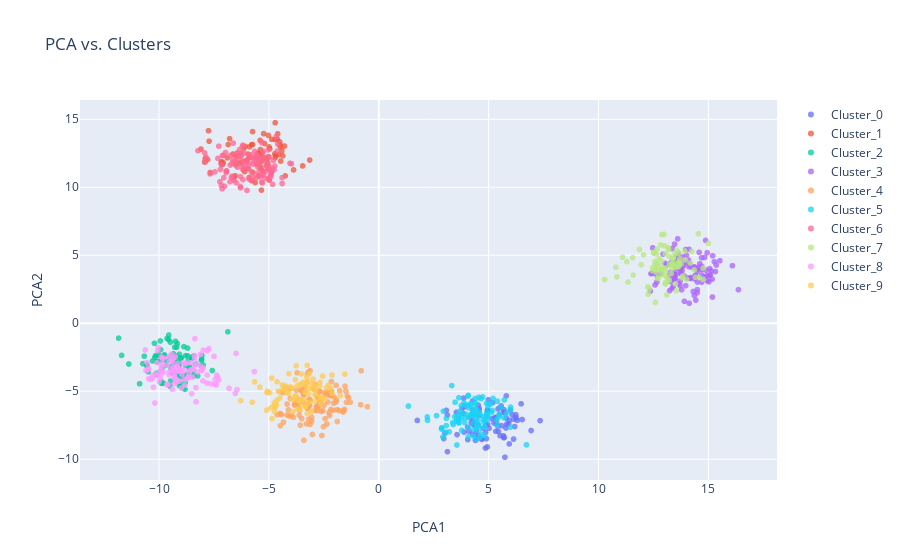

The code cell stored with this chart in its notebook:
### Code cell
plot_pca(df, df.iloc[:,:5])

### Figure 1 — Plotly figure (JSON) as saved in the notebook; plotly's stock layout.template omitted (floating-point values rounded to 4 significant figures)
{"data": [{"marker": {"opacity": 0.75}, "mode": "markers", "name": "Cluster_0", "text": ["Label Name: 1", "Label Name: 1", "Label Name: 1", "Label Name: 1", "Label Name: 1", "Label Name: 1", "Label Name: 1", "Label Name: 1", "Label Name: 1", "Label Name: 1", "Label Name: 1", "Label Name: 1", "Label Name: 1", "Label Name: 1", "Label Name: 1", "Label Name: 1", "Label Name: 1", "Label Name: 1", "Label Name: 1", "Label Name: 1", "Label Name: 1", "Label Name: 1", "Label Name: 1", "Label Name: 1", "Label Name: 1", "Label Name: 1", "Label Name: 1", "Label Name: 1", "Label Name: 1", "Label Name: 1", "Label Name: 1", "Label Name: 1", "Label Name: 1", "Label Name: 1", "Label Name: 1", "Label Name: 1", "Label Name: 1", "Label Name: 1", "Label Name: 1", "Label Name: 1", "Label Name: 1", "Label Name: 1", "Label Name: 1", "Label Name: 1", "Label Name: 1", "Label Name: 1", "Label Name: 1", "Label Name: 1", "Label Name: 1", "Label Name: 1", "Label Name: 1", "Label Name: 1", "Label Name: 1", "Label Name: 1", "Label Name: 1", "Label Name: 1", "Label Name: 1", "Label Name: 1", "Label Name: 1", "Label Name: 1", "Label Name: 1", "Label Name: 1", "Label Name: 1", "Label Name: 1", "Label Name: 1", "Label Name: 1", "Label Name: 1", "Label Name: 1", "Label Name: 1", "Label Name: 1", "Label Name: 1", "Label Name: 1", "Label Name: 1", "Label Name: 1", "Label Name: 1", "Label Name: 1", "Label Name: 1", "Label Name: 1", "Label Name: 1", "Label Name: 1", "Label Name: 1", "Label Name: 1", "Label Name: 1", "Label Name: 1", "Label Name: 1", "Label Name: 1", "Label Name: 1", "Label Name: 1", "Label Name: 1", "Label Name: 1", "Label Name: 1", "Label Name: 1"], "type": "scattergl", "x": [4.748, 3.88, 5.243, 3.841, 5.52, 4.439, 4.267, 5.148, 4.951, 4.908, 4.44, 5.478, 4.533, 4.861, 3.627, 4.698, 3.863, 4.87, 6.524, 5.323, 5.59, 3.012, 4.398, 6.182, 7.341, 4.421, 4.855, 3.533, 4.898, 4.948, 3.124, 4.324, 6.065, 4.959, 6.931, 5.427, 3.561, 5.187, 4.529, 3.122, 5.671, 5.678, 5.325, 6.133, 5.74, 5.938, 4.272, 3.074, 4.541, 5.296, 4.051, 5.42, 4.987, 5.939, 6.303, 6.477, 4.517, 3.906, 4.043, 5.569, 4.378, 6.255, 4.107, 5.823, 4.573, 5.735, 5.522, 4.256, 5.697, 3.79, 4.255, 5.449, 4.205, 1.752, 6.239, 5.991, 6.145, 5.363, 5.786, 2.957, 4.168, 5.704, 4.953, 4.296, 5.019, 4.562, 4.687, 5.911, 5.69, 4.939, 5.798, 5.803], "y": [-7.723, -8.0, -7.337, -6.622, -8.271, -7.955, -5.721, -7.022, -6.471, -6.843, -8.401, -6.731, -8.273, -8.039, -7.077, -8.545, -5.503, -7.501, -7.078, -6.968, -7.532, -8.093, -8.615, -7.595, -7.159, -7.294, -9.177, -6.545, -8.485, -6.383, -9.441, -7.451, -6.716, -7.439, -7.889, -6.296, -8.188, -5.834, -6.027, -6.762, -6.554, -8.277, -7.946, -8.516, -9.853, -8.872, -8.154, -6.409, -6.805, -6.922, -8.558, -7.56, -5.63, -7.138, -7.137, -5.923, -7.494, -6.141, -7.64, -6.074, -7.51, -6.944, -7.939, -7.413, -6.283, -6.576, -6.192, -6.684, -6.36, -6.25, -6.348, -7.96, -7.303, -7.145, -6.73, -6.38, -7.051, -7.317, -7.702, -8.483, -6.918, -8.414, -6.403, -7.195, -7.728, -6.416, -8.463, -7.384, -8.408, -9.092, -6.974, -5.337]}, {"marker": {"opacity": 0.75}, "mode": "markers", "name": "Cluster_1", "text": ["Label Name: 2", "Label Name: 2", "Label Name: 2", "Label Name: 2", "Label Name: 2", "Label Name: 2", "Label Name: 2", "Label Name: 2", "Label Name: 2", "Label Name: 2", "Label Name: 2", "Label Name: 2", "Label Name: 2", "Label Name: 2", "Label Name: 2", "Label Name: 2", "Label Name: 2", "Label Name: 2", "Label Name: 2", "Label Name: 2", "Label Name: 2", "Label Name: 2", "Label Name: 2", "Label Name: 2", "Label Name: 2", "Label Name: 2", "Label Name: 2", "Label Name: 2", "Label Name: 2", "Label Name: 2", "Label Name: 2", "Label Name: 2", "Label Name: 2", "Label Name: 2", "Label Name: 2", "Label Name: 2", "Label Name: 2", "Label Name: 2", "Label Name: 2", "Label Name: 2", "Label Name: 2", "Label Name: 2", "Label Name: 2", "Label Name: 2", "Label Name: 2", "Label Name: 2", "Label Name: 2", "Label Name: 2", "Label Name: 2", "Label Name: 2", "Label Name: 2", "Label Name: 2", "Label Name: 2", "Label Name: 2", "Label Name: 2", "Label Name: 2", "Label Name: 2", "Label Name: 2", "Label Name: 2", "Label Name: 2", "Label Name: 2", "Label Name: 2", "Label Name: 2", "Label Name: 2", "Label Name: 2", "Label Name: 2", "Label Name: 2", "Label Name: 2", "Label Name: 2", "Label Name: 2", "Label Name: 2", "Label Name: 2", "Label Name: 2", "Label Name: 2", "Label Name: 2", "Label Name: 2", "Label Name: 2", "Label Name: 2", "Label Name: 2", "Label Name: 2", "Label Name: 2", "Label Name: 2", "Label Name: 2", "Label Name: 2", "Label Name: 2", "Label Name: 2"], "type": "scattergl", "x": [-5.734, -6.262, -4.998, -5.947, -4.409, -5.161, -3.463, -4.962, -4.256, -7.897, -4.509, -6.588, -5.457, -6.855, -5.893, -5.024, -4.492, -5.987, -3.146, -5.059, -4.717, -7.72, -7.116, -6.102, -5.784, -5.964, -7.151, -6.17, -5.397, -6.789, -5.879, -6.22, -5.339, -5.384, -5.133, -6.145, -5.745, -6.082, -5.401, -5.464, -6.896, -4.731, -7.789, -8.091, -5.199, -7.925, -5.328, -6.539, -4.29, -5.122, -5.503, -5.789, -7.675, -5.863, -5.278, -5.24, -5.474, -3.879, -5.563, -4.467, -6.633, -5.625, -4.992, -4.558, -4.989, -4.699, -5.386, -7.748, -5.743, -4.99, -5.296, -4.616, -4.365, -6.052, -6.342, -5.379, -5.366, -7.081, -7.178, -4.713, -6.467, -4.6, -4.875, -4.715, -6.516, -4.475], "y": [11.1, 12.48, 12.22, 12.44, 12.68, 12.18, 11.57, 12.84, 10.84, 12.1, 13.35, 10.72, 12.21, 13.14, 10.73, 13.81, 13.12, 12.01, 12.0, 11.81, 12.18, 13.39, 11.67, 11.15, 10.49, 11.38, 11.88, 11.3, 12.0, 13.58, 12.97, 11.89, 9.79, 12.24, 12.05, 12.86, 13.15, 13.02, 13.45, 12.5, 12.17, 12.46, 12.04, 12.81, 13.22, 11.85, 11.91, 10.85, 13.03, 11.61, 12.48, 13.13, 11.08, 12.21, 11.18, 13.95, 10.85, 11.27, 11.71, 11.93, 12.45, 10.34, 12.97, 12.39, 11.34, 12.31, 12.78, 14.16, 14.09, 10.53, 12.53, 13.54, 12.31, 11.94, 11.78, 11.47, 11.38, 11.8, 11.76, 14.75, 12.27, 13.93, 13.52, 13.5, 11.64, 12.97]}, {"marker": {"opacity": 0.75}, "mode": "markers", "name": "Cluster_2", "text": ["Label Name: 0", "Label Name: 0", "Label Name: 0", "Label Name: 0", "Label Name: 0", "Label Name: 0", "Label Name: 0", "Label Name: 0", "Label Name: 0", "Label Name: 0", "Label Name: 0", "Label Name: 0", "Label Name: 0", "Label Name: 0", "Label Name: 0", "Label Name: 0", "Label Name: 0", "Label Name: 0", "Label Name: 0", "Label Name: 0", "Label Name: 0", "Label Name: 0", "Label Name: 0", "Label Name: 0", "Label Name: 0", "Label Name: 0", "Label Name: 0", "Label Name: 0", "Label Name: 0", "Label Name: 0", "Label Name: 0", "Label Name: 0", "Label Name: 0", "Label Name: 0", "Label Name: 0", "Label Name: 0", "Label Name: 0", "Label Name: 0", "Label Name: 0", "Label Name: 0", "Label Name: 0", "Label Name: 0", "Label Name: 0", "Label Name: 0", "Label Name: 0", "Label Name: 0", "Label Name: 0", "Label Name: 0", "Label Name: 0", "Label Name: 0", "Label Name: 0", "Label Name: 0", "Label Name: 0", "Label Name: 0", "Label Name: 0", "Label Name: 0", "Label Name: 0", "Label Name: 0", "Label Name: 0", "Label Name: 0", "Label Name: 0", "Label Name: 0", "Label Name: 0", "Label Name: 0", "Label Name: 0", "Label Name: 0", "Label Name: 0", "Label Name: 0", "Label Name: 0", "Label Name: 0", "Label Name: 0", "Label Name: 0", "Label Name: 0", "Label Name: 0", "Label Name: 0", "Label Name: 0", "Label Name: 0", "Label Name: 0", "Label Name: 0", "Label Name: 0", "Label Name: 0", "Label Name: 0", "Label Name: 0", "Label Name: 0", "Label Name: 0", "Label Name: 0", "Label Name: 0", "Label Name: 0", "Label Name: 0", "Label Name: 0", "Label Name: 0", "Label Name: 0", "Label Name: 0", "Label Name: 0"], "type": "scattergl", "x": [-7.991, -10.49, -9.36, -9.221, -10.74, -9.794, -9.096, -9.244, -8.066, -8.53, -10.15, -10.11, -9.045, -9.75, -10.13, -8.066, -8.987, -9.191, -8.866, -9.926, -9.047, -9.477, -8.502, -9.47, -9.068, -9.095, -9.561, -8.698, -6.867, -9.554, -8.568, -8.67, -11.37, -8.788, -8.942, -9.29, -10.03, -9.066, -8.41, -8.806, -8.238, -9.113, -10.67, -10.0, -8.071, -9.486, -8.792, -9.02, -8.504, -8.595, -9.156, -9.868, -9.343, -8.899, -8.725, -9.389, -9.648, -9.632, -8.552, -8.618, -8.328, -10.57, -8.816, -8.422, -9.868, -9.075, -9.796, -9.942, -10.21, -9.686, -9.511, -7.577, -8.492, -9.89, -9.493, -11.84, -9.25, -8.048, -8.902, -10.19, -10.11, -10.55, -9.194, -10.3, -8.437, -9.884, -9.262, -8.699, -9.416, -10.03, -10.88, -9.304, -11.7, -9.165], "y": [-3.068, -3.573, -2.517, -2.411, -2.968, -2.387, -3.752, -2.68, -2.624, -3.569, -2.377, -2.819, -4.43, -2.323, -3.783, -2.73, -2.557, -2.949, -1.717, -1.946, -3.903, -4.246, -2.507, -3.347, -4.606, -3.161, -1.201, -1.825, -0.6306, -0.8675, -3.598, -2.75, -2.998, -3.106, -4.007, -1.761, -2.347, -2.934, -3.875, -4.369, -3.871, -3.205, -2.421, -2.793, -3.132, -1.389, -2.383, -2.553, -2.579, -3.21, -3.662, -3.347, -2.238, -3.859, -3.762, -3.678, -2.796, -1.115, -3.592, -3.258, -3.003, -3.11, -4.85, -2.406, -2.688, -2.284, -4.417, -1.301, -1.476, -3.1, -4.615, -3.475, -2.476, -4.42, -2.457, -1.092, -1.331, -2.379, -4.769, -2.501, -3.664, -3.055, -1.764, -2.772, -3.488, -4.314, -2.928, -2.391, -3.169, -2.321, -4.446, -3.554, -2.362, -1.488]}, {"marker": {"opacity": 0.75}, "mode": "markers", "name": "Cluster_3", "text": ["Label Name: 4", "Label Name: 4", "Label Name: 4", "Label Name: 4", "Label Name: 4", "Label Name: 4", "Label Name: 4", "Label Name: 4", "Label Name: 4", "Label Name: 4", "Label Name: 4", "Label Name: 4", "Label Name: 4", "Label Name: 4", "Label Name: 4", "Label Name: 4", "Label Name: 4", "Label Name: 4", "Label Name: 4", "Label Name: 4", "Label Name: 4", "Label Name: 4", "Label Name: 4", "Label Name: 4", "Label Name: 4", "Label Name: 4", "Label Name: 4", "Label Name: 4", "Label Name: 4", "Label Name: 4", "Label Name: 4", "Label Name: 4", "Label Name: 4", "Label Name: 4", "Label Name: 4", "Label Name: 4", "Label Name: 4", "Label Name: 4", "Label Name: 4", "Label Name: 4", "Label Name: 4", "Label Name: 4", "Label Name: 4", "Label Name: 4", "Label Name: 4", "Label Name: 4", "Label Name: 4", "Label Name: 4", "Label Name: 4", "Label Name: 4", "Label Name: 4", "Label Name: 4", "Label Name: 4", "Label Name: 4", "Label Name: 4", "Label Name: 4", "Label Name: 4", "Label Name: 4", "Label Name: 4", "Label Name: 4", "Label Name: 4", "Label Name: 4", "Label Name: 4", "Label Name: 4", "Label Name: 4", "Label Name: 4", "Label Name: 4", "Label Name: 4", "Label Name: 4", "Label Name: 4", "Label Name: 4", "Label Name: 4", "Label Name: 4", "Label Name: 4", "Label Name: 4", "Label Name: 4", "Label Name: 4", "Label Name: 4", "Label Name: 4", "Label Name: 4", "Label Name: 4", "Label Name: 4", "Label Name: 4", "Label Name: 4", "Label Name: 4", "Label Name: 4", "Label Name: 4", "Label Name: 4", "Label Name: 4", "Label Name: 4", "Label Name: 4", "Label Name: 4", "Label Name: 4", "Label Name: 4", "Label Name: 4", "Label Name: 4", "Label Name: 4", "Label Name: 4", "Label Name: 4", "Label Name: 4", "Label Name: 4", "Label Name: 4", "Label Name: 4", "Label Name: 4", "Label Name: 4", "Label Name: 4", "Label Name: 4", "Label Name: 4", "Label Name: 4", "Label Name: 4", "Label Name: 4", "Label Name: 4"], "type": "scattergl", "x": [13.36, 14.87, 13.82, 14.13, 14.7, 13.49, 14.71, 13.29, 14.43, 13.9, 16.37, 14.14, 14.68, 13.64, 13.78, 13.78, 13.89, 13.27, 14.76, 13.22, 13.97, 14.89, 12.65, 14.87, 14.46, 14.11, 12.46, 12.66, 14.94, 13.44, 14.69, 13.45, 14.41, 13.03, 13.28, 13.91, 14.83, 15.19, 12.39, 13.64, 14.09, 15.27, 15.18, 15.06, 13.4, 15.02, 13.66, 15.07, 13.39, 14.17, 14.21, 15.08, 13.72, 13.52, 15.13, 14.58, 14.58, 13.11, 14.31, 14.49, 13.75, 15.36, 13.78, 13.25, 13.54, 14.14, 14.95, 14.34, 13.8, 13.71, 13.64, 14.0, 14.7, 13.46, 14.43, 14.36, 16.09, 13.74, 14.24, 14.03, 13.7, 15.32, 13.49, 15.17, 12.66, 13.59, 14.41, 14.69, 12.57, 14.36, 14.95, 13.47, 13.96, 13.6, 12.45, 14.5, 13.34, 14.5, 15.52, 13.45, 14.12, 13.85, 13.51, 14.61, 12.36, 13.35, 13.24, 14.38, 12.83, 13.88, 12.93, 14.49], "y": [5.491, 3.431, 4.873, 1.472, 4.186, 3.32, 3.935, 3.066, 3.423, 4.489, 2.467, 3.32, 3.999, 5.157, 3.621, 2.463, 3.491, 3.737, 3.376, 3.515, 2.767, 3.906, 3.032, 6.098, 3.959, 4.158, 5.552, 3.46, 5.186, 3.189, 4.81, 3.727, 4.111, 4.404, 3.274, 1.615, 4.839, 4.959, 3.644, 4.717, 4.65, 4.529, 1.928, 4.021, 2.698, 3.046, 4.778, 3.504, 3.235, 3.294, 3.364, 3.583, 3.113, 3.577, 3.849, 4.112, 5.212, 4.293, 2.337, 2.244, 3.66, 4.276, 4.131, 4.392, 4.047, 4.341, 3.519, 4.153, 3.88, 2.77, 2.91, 5.007, 3.531, 5.819, 1.701, 2.041, 4.233, 4.032, 4.119, 3.329, 3.879, 3.803, 4.436, 3.241, 3.59, 4.989, 3.509, 3.02, 2.817, 3.257, 3.13, 3.572, 5.421, 6.207, 3.666, 3.803, 2.561, 3.034, 4.598, 3.342, 5.434, 4.207, 4.548, 4.376, 2.367, 4.504, 2.401, 3.441, 3.661, 4.385, 5.084, 2.473]}, {"marker": {"opacity": 0.75}, "mode": "markers", "name": "Cluster_4", "text": ["Label Name: 3", "Label Name: 3", "Label Name: 3", "Label Name: 3", "Label Name: 3", "Label Name: 3", "Label Name: 3", "Label Name: 3", "Label Name: 3", "Label Name: 3", "Label Name: 3", "Label Name: 3", "Label Name: 3", "Label Name: 3", "Label Name: 3", "Label Name: 3", "Label Name: 3", "Label Name: 3", "Label Name: 3", "Label Name: 3", "Label Name: 3", "Label Name: 3", "Label Name: 3", "Label Name: 3", "Label Name: 3", "Label Name: 3", "Label Name: 3", "Label Name: 3", "Label Name: 3", "Label Name: 3", "Label Name: 3", "Label Name: 3", "Label Name: 3", "Label Name: 3", "Label Name: 3", "Label Name: 3", "Label Name: 3", "Label Name: 3", "Label Name: 3", "Label Name: 3", "Label Name: 3", "Label Name: 3", "Label Name: 3", "Label Name: 3", "Label Name: 3", "Label Name: 3", "Label Name: 3", "Label Name: 3", "Label Name: 3", "Label Name: 3", "Label Name: 3", "Label Name: 3", "Label Name: 3", "Label Name: 3", "Label Name: 3", "Label Name: 3", "Label Name: 3", "Label Name: 3", "Label Name: 3", "Label Name: 3", "Label Name: 3", "Label Name: 3", "Label Name: 3", "Label Name: 3", "Label Name: 3", "Label Name: 3", "Label Name: 3", "Label Name: 3", "Label Name: 3", "Label Name: 3", "Label Name: 3", "Label Name: 3", "Label Name: 3", "Label Name: 3", "Label Name: 3", "Label Name: 3", "Label Name: 3", "Label Name: 3", "Label Name: 3", "Label Name: 3", "Label Name: 3", "Label Name: 3", "Label Name: 3", "Label Name: 3", "Label Name: 3", "Label Name: 3", "Label Name: 3", "Label Name: 3", "Label Name: 3", "Label Name: 3", "Label Name: 3", "Label Name: 3", "Label Name: 3", "Label Name: 3", "Label Name: 3", "Label Name: 3", "Label Name: 3", "Label Name: 3", "Label Name: 3", "Label Name: 3", "Label Name: 3", "Label Name: 3", "Label Name: 3", "Label Name: 3", "Label Name: 3", "Label Name: 3", "Label Name: 3", "Label Name: 3", "Label Name: 3", "Label Name: 3", "Label Name: 3", "Label Name: 3", "Label Name: 3", "Label Name: 3"], "type": "scattergl", "x": [-1.926, -2.267, -3.422, -3.172, -1.892, -3.527, -4.336, -3.823, -1.779, -2.749, -3.143, -3.621, -4.436, -2.671, -1.888, -3.672, -3.124, -1.432, -2.756, -4.172, -1.375, -4.478, -1.493, -3.054, -2.624, -1.561, -2.448, -3.202, -4.028, -1.537, -2.225, -2.179, -3.435, -2.967, -4.066, -3.273, -3.024, -3.744, -4.107, -2.901, -3.324, -1.295, -2.516, -3.972, -2.24, -2.696, -3.888, -2.84, -3.374, -2.587, -4.009, -2.811, -2.725, -3.379, -2.068, -4.367, -3.252, -2.165, -3.572, -3.292, -3.79, -3.127, -3.524, -3.507, -2.152, -1.802, -1.468, -1.943, -2.763, -0.5192, -2.618, -2.636, -2.642, -2.155, -1.592, -4.178, -2.947, -1.949, -2.057, -3.244, -3.187, -2.155, -2.539, -3.195, -2.889, -2.446, -2.334, -2.361, -0.7992, -4.481, -2.81, -0.8207, -4.483, -2.804, -3.469, -3.587, -3.716, -1.628, -3.638, -3.251, -2.036, -2.493, -3.127, -2.41, -3.638, -3.59, -2.17, -4.626, -3.407, -4.179, -3.055, -3.69, -2.316, -3.835], "y": [-5.663, -6.572, -5.28, -5.591, -6.352, -4.961, -7.274, -5.934, -4.959, -5.499, -6.059, -6.76, -6.725, -5.023, -7.227, -5.946, -5.638, -5.355, -6.143, -5.942, -5.465, -7.533, -5.002, -7.195, -5.575, -6.333, -5.114, -3.588, -5.531, -4.631, -5.317, -6.339, -5.169, -4.842, -6.832, -4.371, -8.175, -4.93, -6.371, -4.492, -6.005, -5.816, -7.609, -6.779, -6.795, -5.868, -6.914, -6.137, -4.735, -8.254, -4.801, -5.342, -4.998, -5.197, -6.397, -5.114, -6.234, -5.32, -7.493, -7.4, -5.597, -7.442, -4.88, -7.006, -5.057, -6.418, -5.815, -4.564, -6.075, -6.137, -6.482, -5.92, -5.69, -4.984, -6.44, -4.727, -4.807, -5.789, -5.884, -6.266, -7.066, -4.283, -6.427, -6.01, -6.4, -7.018, -5.064, -7.413, -3.494, -5.047, -6.422, -5.99, -6.636, -6.086, -5.752, -5.805, -3.642, -6.528, -5.595, -3.723, -5.421, -6.032, -3.484, -5.273, -6.245, -6.389, -5.249, -6.721, -8.61, -6.749, -6.926, -5.795, -5.784, -6.014]}, {"marker": {"opacity": 0.75}, "mode": "markers", "name": "Cluster_5", "text": ["Label Name: 1", "Label Name: 1", "Label Name: 1", "Label Name: 1", "Label Name: 1", "Label Name: 1", "Label Name: 1", "Label Name: 1", "Label Name: 1", "Label Name: 1", "Label Name: 1", "Label Name: 1", "Label Name: 1", "Label Name: 1", "Label Name: 1", "Label Name: 1", "Label Name: 1", "Label Name: 1", "Label Name: 1", "Label Name: 1", "Label Name: 1", "Label Name: 1", "Label Name: 1", "Label Name: 1", "Label Name: 1", "Label Name: 1", "Label Name: 1", "Label Name: 1", "Label Name: 1", "Label Name: 1", "Label Name: 1", "Label Name: 1", "Label Name: 1", "Label Name: 1", "Label Name: 1", "Label Name: 1", "Label Name: 1", "Label Name: 1", "Label Name: 1", "Label Name: 1", "Label Name: 1", "Label Name: 1", "Label Name: 1", "Label Name: 1", "Label Name: 1", "Label Name: 1", "Label Name: 1", "Label Name: 1", "Label Name: 1", "Label Name: 1", "Label Name: 1", "Label Name: 1", "Label Name: 1", "Label Name: 1", "Label Name: 1", "Label Name: 1", "Label Name: 1", "Label Name: 1", "Label Name: 1", "Label Name: 1", "Label Name: 1", "Label Name: 1", "Label Name: 1", "Label Name: 1", "Label Name: 1", "Label Name: 1", "Label Name: 1", "Label Name: 1", "Label Name: 1", "Label Name: 1", "Label Name: 1", "Label Name: 1", "Label Name: 1", "Label Name: 1", "Label Name: 1", "Label Name: 1", "Label Name: 1", "Label Name: 1", "Label Name: 1", "Label Name: 1", "Label Name: 1", "Label Name: 1", "Label Name: 1", "Label Name: 1", "Label Name: 1", "Label Name: 1", "Label Name: 1", "Label Name: 1", "Label Name: 1", "Label Name: 1", "Label Name: 1", "Label Name: 1", "Label Name: 1", "Label Name: 1", "Label Name: 1", "Label Name: 1", "Label Name: 1", "Label Name: 1", "Label Name: 1", "Label Name: 1", "Label Name: 1", "Label Name: 1", "Label Name: 1", "Label Name: 1", "Label Name: 1", "Label Name: 1", "Label Name: 1", "Label Name: 1"], "type": "scattergl", "x": [4.966, 4.053, 5.481, 4.654, 4.634, 3.074, 4.363, 3.322, 3.569, 5.557, 4.834, 5.127, 2.207, 4.09, 3.051, 3.645, 5.199, 4.472, 3.766, 5.712, 4.835, 4.316, 3.555, 3.879, 4.805, 5.361, 4.92, 3.752, 3.983, 6.72, 4.902, 4.372, 2.922, 5.387, 3.758, 5.0, 2.867, 3.618, 3.643, 3.938, 4.074, 5.998, 5.985, 5.991, 4.301, 4.24, 4.409, 4.55, 3.389, 2.217, 3.471, 4.438, 4.07, 4.633, 3.202, 4.327, 4.789, 4.726, 4.792, 4.335, 4.582, 2.856, 4.25, 4.944, 4.076, 4.077, 4.465, 5.172, 5.398, 4.549, 3.905, 4.382, 3.929, 4.423, 5.449, 4.239, 5.083, 4.971, 2.629, 1.349, 4.152, 5.808, 4.201, 3.559, 3.645, 5.698, 4.448, 4.911, 4.503, 2.94, 3.359, 3.52, 2.86, 4.745, 3.637, 4.059, 4.613, 4.435, 4.38, 4.359, 4.333, 3.675, 3.068, 4.211, 4.629, 3.775, 3.684, 3.453], "y": [-6.883, -6.045, -6.688, -5.555, -6.764, -6.996, -6.764, -4.582, -7.166, -6.181, -7.625, -6.568, -6.889, -7.67, -8.025, -7.284, -5.529, -8.535, -6.968, -5.638, -7.116, -7.323, -8.951, -5.854, -8.254, -7.11, -6.545, -6.052, -6.688, -8.943, -5.887, -5.962, -8.358, -7.514, -6.593, -5.913, -7.699, -7.047, -7.335, -6.954, -5.301, -6.164, -7.642, -6.367, -6.365, -6.683, -5.837, -5.445, -7.453, -7.141, -5.814, -7.735, -8.353, -8.137, -7.984, -8.337, -6.869, -5.414, -7.29, -7.822, -6.545, -7.774, -6.804, -7.095, -6.217, -6.931, -7.521, -6.412, -5.731, -7.467, -7.305, -6.718, -6.009, -6.34, -6.905, -6.682, -5.942, -6.145, -6.798, -6.092, -5.938, -6.612, -5.968, -6.837, -5.477, -6.959, -6.318, -6.719, -7.194, -6.465, -7.316, -7.155, -7.708, -7.088, -6.986, -5.358, -8.387, -7.026, -5.534, -6.64, -6.573, -6.723, -7.524, -6.701, -7.709, -7.878, -6.48, -6.877]}, {"marker": {"opacity": 0.75}, "mode": "markers", "name": "Cluster_6", "text": ["Label Name: 2", "Label Name: 2", "Label Name: 2", "Label Name: 2", "Label Name: 2", "Label Name: 2", "Label Name: 2", "Label Name: 2", "Label Name: 2", "Label Name: 2", "Label Name: 2", "Label Name: 2", "Label Name: 2", "Label Name: 2", "Label Name: 2", "Label Name: 2", "Label Name: 2", "Label Name: 2", "Label Name: 2", "Label Name: 2", "Label Name: 2", "Label Name: 2", "Label Name: 2", "Label Name: 2", "Label Name: 2", "Label Name: 2", "Label Name: 2", "Label Name: 2", "Label Name: 2", "Label Name: 2", "Label Name: 2", "Label Name: 2", "Label Name: 2", "Label Name: 2", "Label Name: 2", "Label Name: 2", "Label Name: 2", "Label Name: 2", "Label Name: 2", "Label Name: 2", "Label Name: 2", "Label Name: 2", "Label Name: 2", "Label Name: 2", "Label Name: 2", "Label Name: 2", "Label Name: 2", "Label Name: 2", "Label Name: 2", "Label Name: 2", "Label Name: 2", "Label Name: 2", "Label Name: 2", "Label Name: 2", "Label Name: 2", "Label Name: 2", "Label Name: 2", "Label Name: 2", "Label Name: 2", "Label Name: 2", "Label Name: 2", "Label Name: 2", "Label Name: 2", "Label Name: 2", "Label Name: 2", "Label Name: 2", "Label Name: 2", "Label Name: 2", "Label Name: 2", "Label Name: 2", "Label Name: 2", "Label Name: 2", "Label Name: 2", "Label Name: 2", "Label Name: 2", "Label Name: 2", "Label Name: 2", "Label Name: 2", "Label Name: 2", "Label Name: 2", "Label Name: 2", "Label Name: 2", "Label Name: 2", "Label Name: 2", "Label Name: 2", "Label Name: 2", "Label Name: 2", "Label Name: 2", "Label Name: 2", "Label Name: 2", "Label Name: 2", "Label Name: 2", "Label Name: 2", "Label Name: 2", "Label Name: 2", "Label Name: 2", "Label Name: 2", "Label Name: 2", "Label Name: 2", "Label Name: 2", "Label Name: 2", "Label Name: 2", "Label Name: 2", "Label Name: 2", "Label Name: 2", "Label Name: 2", "Label Name: 2", "Label Name: 2", "Label Name: 2", "Label Name: 2", "Label Name: 2", "Label Name: 2", "Label Name: 2", "Label Name: 2"], "type": "scattergl", "x": [-7.025, -6.202, -4.935, -5.396, -5.998, -6.584, -6.09, -6.124, -5.079, -5.798, -5.436, -7.888, -5.123, -5.573, -6.655, -5.507, -4.887, -4.039, -7.13, -6.335, -6.67, -5.2, -7.863, -5.814, -7.92, -5.791, -5.54, -5.453, -4.593, -7.156, -5.266, -6.77, -5.912, -6.173, -6.186, -6.487, -4.4, -6.57, -6.443, -5.493, -6.974, -7.456, -5.027, -4.766, -4.623, -6.3, -5.399, -6.944, -5.295, -6.288, -5.437, -4.671, -6.141, -5.029, -5.572, -4.399, -6.183, -5.245, -5.033, -6.619, -5.162, -5.9, -5.05, -5.712, -6.674, -6.706, -7.279, -7.209, -6.304, -6.209, -4.801, -4.729, -5.814, -6.251, -5.332, -6.443, -6.188, -6.76, -6.413, -7.23, -5.011, -7.114, -7.32, -5.412, -6.313, -5.324, -6.43, -6.945, -5.585, -5.902, -6.493, -7.052, -5.027, -6.926, -7.077, -4.925, -5.344, -5.929, -5.28, -4.852, -5.651, -5.559, -5.696, -3.976, -5.462, -5.644, -4.833, -5.72, -7.169, -6.747, -6.029, -7.675, -4.875, -8.229], "y": [10.08, 13.01, 10.92, 11.87, 9.77, 10.51, 11.92, 12.52, 11.88, 11.15, 12.23, 11.87, 11.2, 10.7, 12.03, 11.48, 10.95, 11.76, 9.89, 12.77, 11.77, 12.13, 12.23, 12.39, 12.53, 12.2, 12.29, 11.96, 13.17, 11.64, 12.65, 10.4, 10.61, 11.29, 13.1, 11.82, 10.7, 11.9, 12.53, 11.06, 12.56, 11.13, 12.26, 11.29, 12.66, 10.79, 10.76, 11.18, 10.32, 9.957, 12.04, 13.73, 11.56, 11.59, 12.22, 10.27, 10.56, 10.95, 10.63, 13.25, 10.67, 12.16, 11.36, 10.76, 10.82, 10.71, 13.02, 11.31, 10.06, 11.46, 11.97, 11.57, 10.51, 12.28, 13.29, 12.5, 11.81, 11.64, 12.18, 10.41, 11.58, 12.33, 12.12, 11.62, 12.32, 10.38, 11.48, 11.07, 12.25, 11.72, 10.34, 10.7, 12.74, 11.21, 12.34, 10.75, 11.31, 11.39, 10.92, 11.35, 12.65, 12.4, 11.97, 11.72, 11.96, 12.11, 10.21, 11.7, 10.15, 12.35, 11.82, 10.99, 11.15, 12.69]}, {"marker": {"opacity": 0.75}, "mode": "markers", "name": "Cluster_7", "text": ["Label Name: 4", "Label Name: 4", "Label Name: 4", "Label Name: 4", "Label Name: 4", "Label Name: 4", "Label Name: 4", "Label Name: 4", "Label Name: 4", "Label Name: 4", "Label Name: 4", "Label Name: 4", "Label Name: 4", "Label Name: 4", "Label Name: 4", "Label Name: 4", "Label Name: 4", "Label Name: 4", "Label Name: 4", "Label Name: 4", "Label Name: 4", "Label Name: 4", "Label Name: 4", "Label Name: 4", "Label Name: 4", "Label Name: 4", "Label Name: 4", "Label Name: 4", "Label Name: 4", "Label Name: 4", "Label Name: 4", "Label Name: 4", "Label Name: 4", "Label Name: 4", "Label Name: 4", "Label Name: 4", "Label Name: 4", "Label Name: 4", "Label Name: 4", "Label Name: 4", "Label Name: 4", "Label Name: 4", "Label Name: 4", "Label Name: 4", "Label Name: 4", "Label Name: 4", "Label Name: 4", "Label Name: 4", "Label Name: 4", "Label Name: 4", "Label Name: 4", "Label Name: 4", "Label Name: 4", "Label Name: 4", "Label Name: 4", "Label Name: 4", "Label Name: 4", "Label Name: 4", "Label Name: 4", "Label Name: 4", "Label Name: 4", "Label Name: 4", "Label Name: 4", "Label Name: 4", "Label Name: 4", "Label Name: 4", "Label Name: 4", "Label Name: 4", "Label Name: 4", "Label Name: 4", "Label Name: 4", "Label Name: 4", "Label Name: 4", "Label Name: 4", "Label Name: 4", "Label Name: 4", "Label Name: 4", "Label Name: 4", "Label Name: 4", "Label Name: 4", "Label Name: 4", "Label Name: 4", "Label Name: 4", "Label Name: 4", "Label Name: 4", "Label Name: 4", "Label Name: 4", "Label Name: 4"], "type": "scattergl", "x": [13.04, 12.52, 12.88, 12.46, 14.41, 13.8, 12.59, 10.27, 13.65, 13.93, 13.94, 14.35, 12.64, 13.7, 13.48, 14.76, 12.76, 13.03, 13.11, 12.26, 13.59, 12.89, 12.83, 13.41, 13.54, 12.63, 13.3, 11.58, 13.35, 12.51, 12.67, 12.73, 15.0, 13.16, 14.18, 13.33, 13.03, 13.5, 13.19, 13.05, 14.25, 14.54, 13.37, 13.38, 13.04, 14.76, 13.67, 12.05, 13.12, 11.09, 13.56, 13.64, 11.86, 10.83, 12.67, 13.84, 12.32, 12.9, 12.24, 12.98, 12.66, 14.6, 13.6, 13.24, 11.34, 12.58, 13.22, 13.01, 11.94, 13.04, 12.63, 13.16, 13.66, 10.79, 12.65, 12.66, 12.87, 14.01, 12.88, 13.49, 11.29, 12.46, 11.56, 13.36, 13.22, 13.76, 12.82, 12.57], "y": [3.502, 5.217, 4.147, 4.088, 3.385, 3.351, 1.532, 3.211, 4.167, 5.311, 4.66, 3.921, 4.292, 4.749, 5.096, 4.047, 4.745, 3.889, 2.085, 2.142, 4.435, 3.605, 5.762, 4.772, 2.395, 5.103, 3.654, 3.548, 4.346, 5.149, 4.35, 3.331, 5.873, 3.176, 4.421, 4.037, 2.969, 2.893, 5.418, 2.889, 5.283, 6.579, 4.312, 4.772, 4.062, 3.238, 4.346, 5.034, 3.336, 4.855, 5.374, 5.141, 5.441, 3.415, 3.32, 3.479, 2.54, 3.961, 2.68, 6.537, 3.976, 3.352, 4.187, 4.884, 3.032, 4.32, 3.174, 5.694, 4.299, 5.102, 3.994, 5.563, 4.49, 4.118, 3.732, 5.451, 4.566, 3.234, 6.522, 4.097, 4.531, 3.857, 4.824, 4.435, 4.339, 4.361, 3.948, 4.543]}, {"marker": {"opacity": 0.75}, "mode": "markers", "name": "Cluster_8", "text": ["Label Name: 0", "Label Name: 0", "Label Name: 0", "Label Name: 0", "Label Name: 0", "Label Name: 0", "Label Name: 0", "Label Name: 0", "Label Name: 0", "Label Name: 0", "Label Name: 0", "Label Name: 0", "Label Name: 0", "Label Name: 0", "Label Name: 0", "Label Name: 0", "Label Name: 0", "Label Name: 0", "Label Name: 0", "Label Name: 0", "Label Name: 0", "Label Name: 0", "Label Name: 0", "Label Name: 0", "Label Name: 0", "Label Name: 0", "Label Name: 0", "Label Name: 0", "Label Name: 0", "Label Name: 0", "Label Name: 0", "Label Name: 0", "Label Name: 0", "Label Name: 0", "Label Name: 0", "Label Name: 0", "Label Name: 0", "Label Name: 0", "Label Name: 0", "Label Name: 0", "Label Name: 0", "Label Name: 0", "Label Name: 0", "Label Name: 0", "Label Name: 0", "Label Name: 0", "Label Name: 0", "Label Name: 0", "Label Name: 0", "Label Name: 0", "Label Name: 0", "Label Name: 0", "Label Name: 0", "Label Name: 0", "Label Name: 0", "Label Name: 0", "Label Name: 0", "Label Name: 0", "Label Name: 0", "Label Name: 0", "Label Name: 0", "Label Name: 0", "Label Name: 0", "Label Name: 0", "Label Name: 0", "Label Name: 0", "Label Name: 0", "Label Name: 0", "Label Name: 0", "Label Name: 0", "Label Name: 0", "Label Name: 0", "Label Name: 0", "Label Name: 0", "Label Name: 0", "Label Name: 0", "Label Name: 0", "Label Name: 0", "Label Name: 0", "Label Name: 0", "Label Name: 0", "Label Name: 0", "Label Name: 0", "Label Name: 0", "Label Name: 0", "Label Name: 0", "Label Name: 0", "Label Name: 0", "Label Name: 0", "Label Name: 0", "Label Name: 0", "Label Name: 0", "Label Name: 0", "Label Name: 0", "Label Name: 0", "Label Name: 0", "Label Name: 0", "Label Name: 0", "Label Name: 0", "Label Name: 0", "Label Name: 0", "Label Name: 0", "Label Name: 0", "Label Name: 0", "Label Name: 0", "Label Name: 0"], "type": "scattergl", "x": [-8.754, -10.62, -7.286, -9.543, -9.545, -9.199, -9.353, -10.16, -7.635, -9.649, -8.962, -8.004, -9.446, -7.458, -8.386, -7.998, -10.47, -7.731, -9.075, -9.922, -9.866, -9.278, -8.05, -8.733, -6.45, -7.378, -9.688, -9.085, -8.516, -9.547, -8.861, -8.613, -7.44, -7.99, -9.787, -8.98, -9.096, -8.367, -7.808, -10.29, -9.017, -10.04, -9.467, -9.342, -8.434, -10.09, -9.3, -8.259, -8.32, -8.254, -10.31, -7.398, -8.821, -9.91, -8.691, -8.122, -8.835, -9.292, -8.071, -10.07, -8.569, -9.25, -10.19, -8.399, -8.372, -7.811, -8.316, -9.355, -9.133, -9.9, -9.951, -10.37, -9.589, -9.845, -9.179, -9.907, -9.979, -9.272, -9.394, -10.59, -7.499, -9.408, -8.511, -10.11, -7.819, -8.478, -9.211, -9.283, -10.25, -8.825, -10.55, -6.492, -10.49, -8.094, -9.518, -5.662, -8.648, -6.53, -7.328, -9.808, -8.562, -6.812, -10.47, -9.92, -9.263, -8.903], "y": [-4.113, -1.964, -4.177, -3.797, -3.618, -3.177, -2.605, -3.701, -4.463, -4.516, -3.747, -4.24, -2.286, -4.491, -3.123, -3.303, -4.085, -1.861, -3.513, -3.475, -2.957, -4.439, -3.447, -2.934, -4.88, -3.815, -3.098, -4.258, -5.173, -2.465, -4.112, -3.712, -4.121, -1.97, -2.565, -4.767, -3.516, -1.128, -2.016, -4.029, -3.347, -1.775, -3.34, -3.202, -3.397, -2.892, -3.91, -2.948, -4.733, -3.578, -3.833, -4.543, -4.566, -3.433, -3.968, -2.294, -3.451, -4.042, -3.489, -2.042, -3.455, -4.095, -5.865, -2.376, -2.562, -3.807, -5.777, -3.486, -3.284, -2.472, -4.027, -4.129, -4.484, -2.58, -2.975, -3.171, -4.28, -3.446, -4.862, -3.479, -2.437, -2.779, -3.419, -3.826, -4.398, -3.973, -4.301, -3.719, -4.7, -2.973, -2.883, -2.216, -3.29, -3.149, -2.825, -3.553, -3.977, -5.162, -3.961, -3.606, -2.903, -4.787, -3.396, -3.762, -2.443, -2.906]}, {"marker": {"opacity": 0.75}, "mode": "markers", "name": "Cluster_9", "text": ["Label Name: 3", "Label Name: 3", "Label Name: 3", "Label Name: 3", "Label Name: 3", "Label Name: 3", "Label Name: 3", "Label Name: 3", "Label Name: 3", "Label Name: 3", "Label Name: 3", "Label Name: 3", "Label Name: 3", "Label Name: 3", "Label Name: 3", "Label Name: 3", "Label Name: 3", "Label Name: 3", "Label Name: 3", "Label Name: 3", "Label Name: 3", "Label Name: 3", "Label Name: 3", "Label Name: 3", "Label Name: 3", "Label Name: 3", "Label Name: 3", "Label Name: 3", "Label Name: 3", "Label Name: 3", "Label Name: 3", "Label Name: 3", "Label Name: 3", "Label Name: 3", "Label Name: 3", "Label Name: 3", "Label Name: 3", "Label Name: 3", "Label Name: 3", "Label Name: 3", "Label Name: 3", "Label Name: 3", "Label Name: 3", "Label Name: 3", "Label Name: 3", "Label Name: 3", "Label Name: 3", "Label Name: 3", "Label Name: 3", "Label Name: 3", "Label Name: 3", "Label Name: 3", "Label Name: 3", "Label Name: 3", "Label Name: 3", "Label Name: 3", "Label Name: 3", "Label Name: 3", "Label Name: 3", "Label Name: 3", "Label Name: 3", "Label Name: 3", "Label Name: 3", "Label Name: 3", "Label Name: 3", "Label Name: 3", "Label Name: 3", "Label Name: 3", "Label Name: 3", "Label Name: 3", "Label Name: 3", "Label Name: 3", "Label Name: 3", "Label Name: 3", "Label Name: 3", "Label Name: 3", "Label Name: 3", "Label Name: 3", "Label Name: 3", "Label Name: 3", "Label Name: 3", "Label Name: 3", "Label Name: 3", "Label Name: 3", "Label Name: 3", "Label Name: 3"], "type": "scattergl", "x": [-3.945, -4.396, -4.337, -4.503, -3.29, -3.593, -4.639, -3.339, -3.905, -2.646, -2.944, -4.086, -3.766, -3.238, -5.086, -4.739, -2.909, -4.323, -4.273, -2.643, -3.8, -5.757, -3.185, -4.25, -3.76, -3.33, -4.716, -2.129, -2.865, -3.53, -4.155, -4.116, -2.984, -3.775, -3.015, -5.104, -3.278, -2.558, -3.257, -3.597, -2.292, -3.707, -2.385, -3.803, -3.439, -6.285, -4.906, -3.728, -4.752, -1.544, -3.528, -4.874, -4.75, -2.588, -3.726, -2.67, -2.198, -2.685, -4.962, -5.651, -3.574, -4.654, -3.367, -2.131, -3.076, -4.511, -3.365, -4.86, -5.066, -3.256, -3.069, -3.952, -4.577, -4.63, -2.9, -2.676, -5.414, -4.033, -3.186, -3.028, -3.166, -3.201, -3.511, -1.749, -2.445, -3.405], "y": [-5.598, -4.532, -4.717, -5.034, -4.513, -6.329, -5.66, -5.031, -6.519, -5.957, -5.722, -3.709, -5.339, -4.21, -5.094, -6.496, -4.644, -4.869, -4.826, -5.601, -4.149, -5.812, -4.817, -4.606, -3.127, -6.15, -6.198, -3.81, -4.991, -3.724, -5.124, -5.162, -4.104, -5.37, -4.76, -6.388, -3.951, -3.884, -6.647, -4.507, -4.566, -6.327, -4.75, -5.35, -4.352, -5.69, -6.208, -5.658, -5.855, -3.736, -5.621, -4.025, -6.083, -5.491, -4.61, -5.401, -4.787, -4.622, -5.117, -4.312, -5.814, -6.003, -5.089, -5.152, -6.471, -5.503, -6.093, -7.016, -5.001, -3.09, -6.517, -4.78, -5.002, -4.295, -5.25, -4.352, -4.705, -4.676, -5.187, -4.437, -3.709, -5.83, -4.455, -5.323, -5.575, -5.625]}], "layout": {"hovermode": "closest", "title": {"text": "PCA vs. Clusters"}, "xaxis": {"title": {"text": "PCA1"}}, "yaxis": {"title": {"text": "PCA2"}}}}
